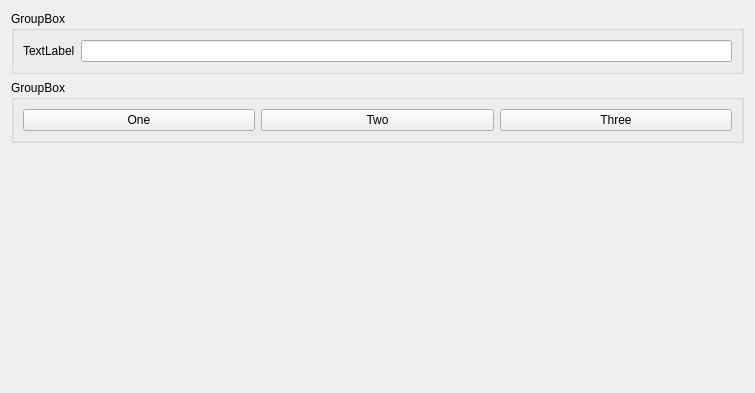
<?xml version="1.0" encoding="UTF-8"?>
<ui version="4.0">
 <class>Widget</class>
 <widget class="QWidget" name="Widget">
  <property name="geometry">
   <rect>
    <x>0</x>
    <y>0</y>
    <width>755</width>
    <height>393</height>
   </rect>
  </property>
  <property name="windowTitle">
   <string>Widget</string>
  </property>
  <layout class="QVBoxLayout" name="verticalLayout">
   <item>
    <widget class="QGroupBox" name="groupBox">
     <property name="title">
      <string>GroupBox</string>
     </property>
     <layout class="QHBoxLayout" name="horizontalLayout">
      <item>
       <widget class="QLabel" name="label">
        <property name="text">
         <string>TextLabel</string>
        </property>
       </widget>
      </item>
      <item>
       <widget class="QLineEdit" name="lineEdit"/>
      </item>
     </layout>
    </widget>
   </item>
   <item>
    <widget class="QGroupBox" name="groupBox_2">
     <property name="title">
      <string>GroupBox</string>
     </property>
     <layout class="QHBoxLayout" name="horizontalLayout_2">
      <item>
       <widget class="QPushButton" name="pushButton">
        <property name="text">
         <string>One</string>
        </property>
       </widget>
      </item>
      <item>
       <widget class="QPushButton" name="pushButton_2">
        <property name="text">
         <string>Two</string>
        </property>
       </widget>
      </item>
      <item>
       <widget class="QPushButton" name="pushButton_3">
        <property name="text">
         <string>Three</string>
        </property>
       </widget>
      </item>
     </layout>
    </widget>
   </item>
   <item>
    <spacer name="verticalSpacer">
     <property name="orientation">
      <enum>Qt::Vertical</enum>
     </property>
     <property name="sizeHint" stdset="0">
      <size>
       <width>20</width>
       <height>222</height>
      </size>
     </property>
    </spacer>
   </item>
  </layout>
 </widget>
 <resources/>
 <connections/>
</ui>
